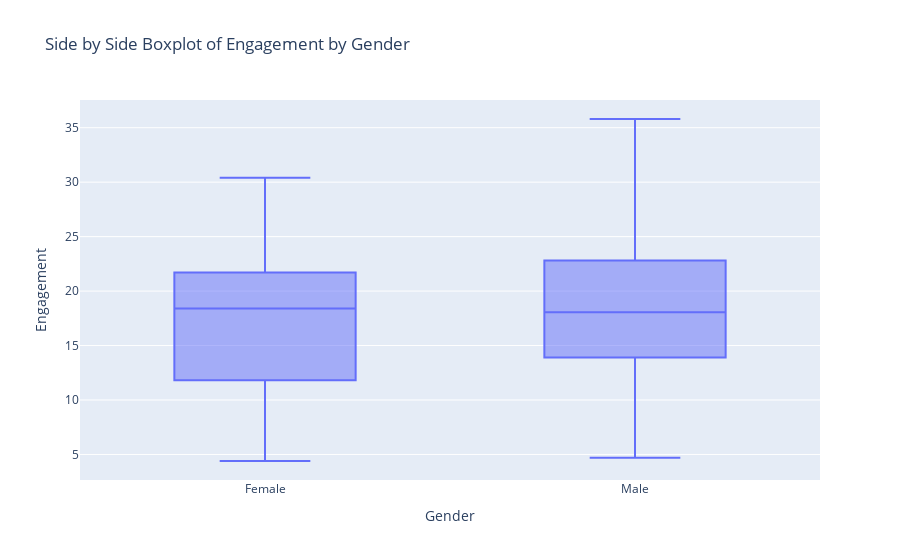

Write notebook code for a chart like this one.
### Code cell
fig = px.box(tiktok, x="Gender", y="Engagement", title="Side by Side Boxplot of Engagement by Gender")
fig.show()

### Figure 1 — Plotly figure (JSON) as saved in the notebook; plotly's stock layout.template omitted (floating-point values rounded to 4 significant figures; data arrays with more than 128 entries replaced by an {"elided": "..."} marker saying what was removed)
{"data": [{"alignmentgroup": "True", "hovertemplate": "Gender=%{x}<br>Engagement=%{y}<extra></extra>", "legendgroup": "", "marker": {"color": "#636efa"}, "name": "", "notched": false, "offsetgroup": "", "orientation": "v", "showlegend": false, "type": "box", "x": {"elided": "225 str values"}, "x0": " ", "xaxis": "x", "y": {"elided": "225 float values"}, "y0": " ", "yaxis": "y"}], "layout": {"boxmode": "group", "legend": {"tracegroupgap": 0}, "title": {"text": "Side by Side Boxplot of Engagement by Gender"}, "xaxis": {"anchor": "y", "domain": [0, 1], "title": {"text": "Gender"}}, "yaxis": {"anchor": "x", "domain": [0, 1], "title": {"text": "Engagement"}}}}
